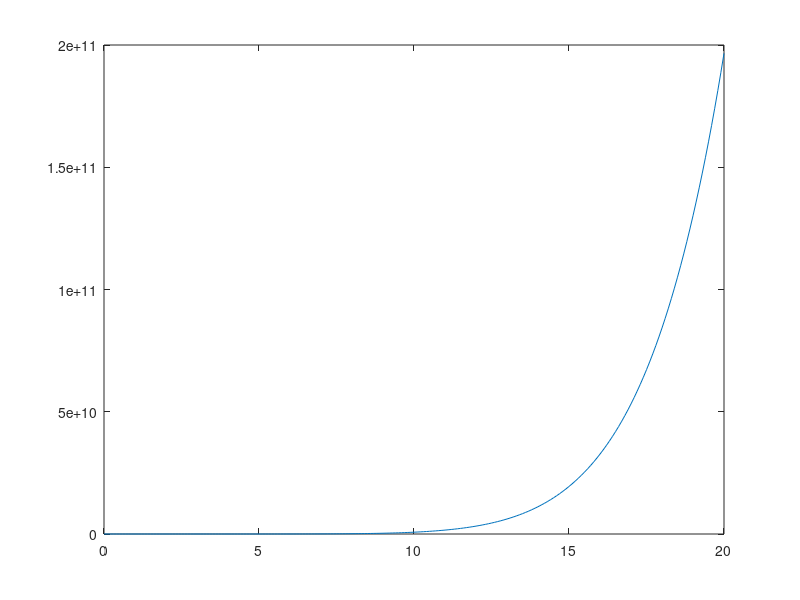

Reproduce this figure in MATLAB.
clc;
clear all;

p = [8 -7 12 -5 8 13 0 -12 9];

disp("f(2)");
polyval(p, 2)

roots = roots(p)

t = [0:0.1:20];
plot(t, polyval(p, t))
